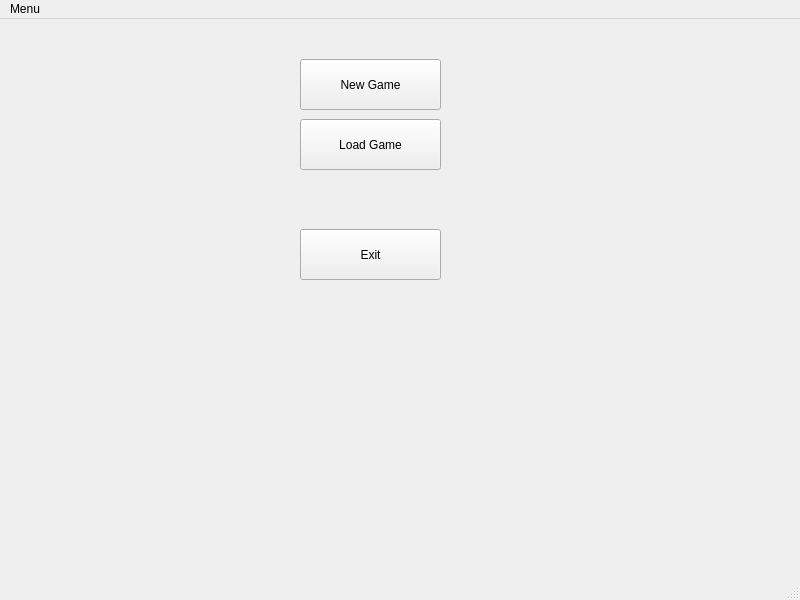
<?xml version="1.0" encoding="UTF-8"?>
<ui version="4.0">
 <class>MainWindow</class>
 <widget class="QMainWindow" name="MainWindow">
  <property name="geometry">
   <rect>
    <x>0</x>
    <y>0</y>
    <width>800</width>
    <height>600</height>
   </rect>
  </property>
  <property name="windowTitle">
   <string>MainWindow</string>
  </property>
  <widget class="QWidget" name="centralwidget">
   <widget class="QPushButton" name="pushButton">
    <property name="geometry">
     <rect>
      <x>300</x>
      <y>40</y>
      <width>141</width>
      <height>51</height>
     </rect>
    </property>
    <property name="text">
     <string>New Game</string>
    </property>
   </widget>
   <widget class="QPushButton" name="pushButton_2">
    <property name="geometry">
     <rect>
      <x>300</x>
      <y>100</y>
      <width>141</width>
      <height>51</height>
     </rect>
    </property>
    <property name="text">
     <string>Load Game</string>
    </property>
   </widget>
   <widget class="QPushButton" name="pushButton_3">
    <property name="geometry">
     <rect>
      <x>300</x>
      <y>210</y>
      <width>141</width>
      <height>51</height>
     </rect>
    </property>
    <property name="text">
     <string>Exit</string>
    </property>
   </widget>
  </widget>
  <widget class="QMenuBar" name="menubar">
   <property name="geometry">
    <rect>
     <x>0</x>
     <y>0</y>
     <width>800</width>
     <height>22</height>
    </rect>
   </property>
   <widget class="QMenu" name="menuMenu">
    <property name="title">
     <string>Menu</string>
    </property>
    <addaction name="actionNew_Game"/>
    <addaction name="actionLoad_Game"/>
    <addaction name="separator"/>
    <addaction name="actionExit"/>
   </widget>
   <addaction name="menuMenu"/>
  </widget>
  <widget class="QStatusBar" name="statusbar"/>
  <action name="actionNew_Game">
   <property name="text">
    <string>New Game</string>
   </property>
  </action>
  <action name="actionLoad_Game">
   <property name="text">
    <string>Load Game</string>
   </property>
  </action>
  <action name="actionExit">
   <property name="text">
    <string>Exit</string>
   </property>
  </action>
 </widget>
 <resources/>
 <connections/>
</ui>
